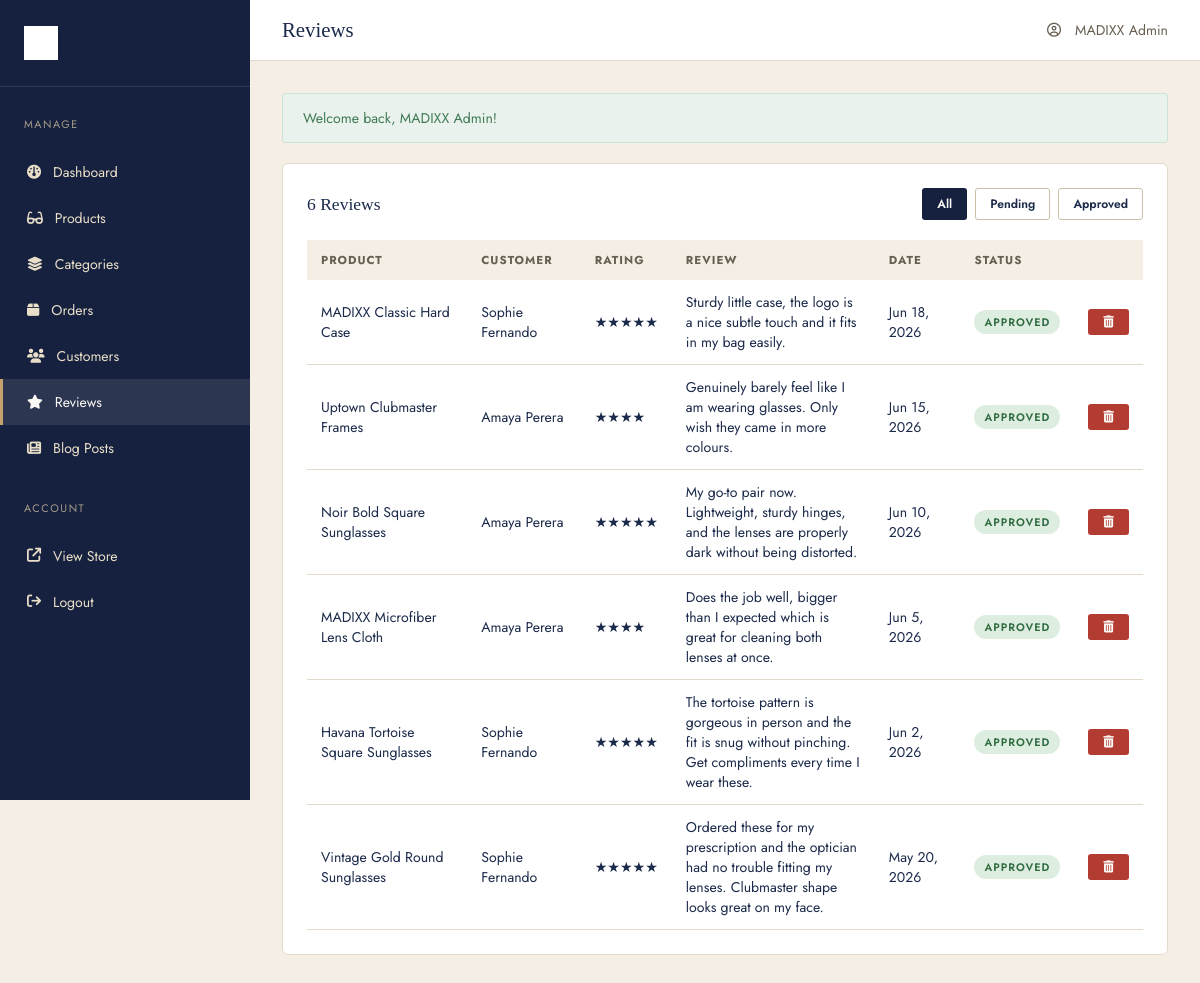
Screenshot of /admin/reviews.php (signed in) with the database file from the repository.
### tables this page shows
CREATE TABLE users (
  id INT UNSIGNED AUTO_INCREMENT PRIMARY KEY,
  name VARCHAR(150) NOT NULL,
  email VARCHAR(190) NOT NULL,
  phone VARCHAR(30) DEFAULT NULL,
  password VARCHAR(255) NOT NULL,
  role ENUM('customer','admin') NOT NULL DEFAULT 'customer',
  status ENUM('active','disabled') NOT NULL DEFAULT 'active',
  created_at TIMESTAMP DEFAULT CURRENT_TIMESTAMP,
  updated_at TIMESTAMP DEFAULT CURRENT_TIMESTAMP ON UPDATE CURRENT_TIMESTAMP,
  UNIQUE KEY uniq_email (email),
  INDEX idx_role (role)
);

CREATE TABLE reviews (
  id INT UNSIGNED AUTO_INCREMENT PRIMARY KEY,
  user_id INT UNSIGNED NOT NULL,
  product_id INT UNSIGNED NOT NULL,
  rating TINYINT UNSIGNED NOT NULL,
  review TEXT NOT NULL,
  status ENUM('pending','approved') NOT NULL DEFAULT 'pending',
  created_at TIMESTAMP DEFAULT CURRENT_TIMESTAMP,
  UNIQUE KEY uniq_user_product_review (user_id, product_id),
  INDEX idx_status (status),
  INDEX idx_product (product_id),
  CONSTRAINT fk_reviews_user FOREIGN KEY (user_id) REFERENCES users(id) ON DELETE CASCADE,
  CONSTRAINT fk_reviews_product FOREIGN KEY (product_id) REFERENCES products(id) ON DELETE CASCADE,
  CONSTRAINT chk_rating CHECK (rating BETWEEN 1 AND 5)
);

CREATE TABLE products (
  id INT UNSIGNED AUTO_INCREMENT PRIMARY KEY,
  category_id INT UNSIGNED NOT NULL,
  name VARCHAR(200) NOT NULL,
  slug VARCHAR(220) NOT NULL,
  sku VARCHAR(60) NOT NULL,
  description TEXT,
  short_description VARCHAR(500),
  brand VARCHAR(100) NOT NULL DEFAULT 'MADIXX',
  product_type VARCHAR(100) DEFAULT NULL,
  skin_type VARCHAR(100) DEFAULT NULL,
  price DECIMAL(10,2) NOT NULL,
  sale_price DECIMAL(10,2) DEFAULT NULL,
  stock INT UNSIGNED NOT NULL DEFAULT 0,
  image VARCHAR(255) DEFAULT NULL,
  ingredients TEXT,
  benefits TEXT,
  how_to_use TEXT,
  rating DECIMAL(2,1) NOT NULL DEFAULT 0,
  review_count INT UNSIGNED NOT NULL DEFAULT 0,
  is_featured TINYINT(1) NOT NULL DEFAULT 0,
  is_bestseller TINYINT(1) NOT NULL DEFAULT 0,
  is_new TINYINT(1) NOT NULL DEFAULT 0,
  status ENUM('active','draft') NOT NULL DEFAULT 'active',
  created_at TIMESTAMP DEFAULT CURRENT_TIMESTAMP,
  updated_at TIMESTAMP DEFAULT CURRENT_TIMESTAMP ON UPDATE CURRENT_TIMESTAMP,
  UNIQUE KEY uniq_slug (slug),
  UNIQUE KEY uniq_sku (sku),
  INDEX idx_category (category_id),
  INDEX idx_featured (is_featured),
  INDEX idx_bestseller (is_bestseller),
  INDEX idx_new (is_new),
  INDEX idx_status (status),
  INDEX idx_price (price),
  FULLTEXT INDEX idx_search (name, short_description, brand, product_type),
  CONSTRAINT fk_products_category FOREIGN KEY (category_id) REFERENCES categories(id) ON DELETE RESTRICT
);

### includes/functions.php (called while the page is built, shortened)
<?php
function e(?string $value): string
{
    return htmlspecialchars($value ?? '', ENT_QUOTES, 'UTF-8');
}
function base_url(string $path = ''): string
{
    return BASE_URL . ltrim($path, '/');
}
function get_flashes(): array
{
    $flashes = $_SESSION['flash'] ?? [];
    return $flashes;
}

### includes/auth.php (called while the page is built, shortened)
<?php
function is_logged_in(): bool
{
    return !empty($_SESSION['user_id']);
}
function current_user_id(): ?int
{
    return isset($_SESSION['user_id']) ? (int) $_SESSION['user_id'] : null;
}
function current_user(): ?array
{
    $stmt = db()->prepare('SELECT id, name, email, phone, role, status, created_at FROM users WHERE id = :id');
    $stmt->execute(['id' => current_user_id()]);
    $user = $stmt->fetch();
    return $cached = ($user ?: null);
}

### config/database.php (called while the page is built, shortened)
<?php
function db(): PDO
{
    static $pdo = null;
    if ($pdo === null) {
        $dsn = 'mysql:host=' . DB_HOST . ';dbname=' . DB_NAME . ';charset=' . DB_CHARSET;
        $options = [
            PDO::ATTR_ERRMODE            => PDO::ERRMODE_EXCEPTION,
            PDO::ATTR_DEFAULT_FETCH_MODE => PDO::FETCH_ASSOC,
            PDO::ATTR_EMULATE_PREPARES   => false,
        ];
        try {
            $pdo = new PDO($dsn, DB_USER, DB_PASS, $options);
        } catch (PDOException $e) {
            error_log('MADIXX DB connection failed: ' . $e->getMessage());
            http_response_code(500);
            die('We are experiencing a technical issue. Please try again shortly.');
        }
    }
    return $pdo;
}

### admin/reviews.php (the view, shortened to what this page needs)
<?php
$pdo = db();
$status = trim((string) ($_GET['status'] ?? ''));
$where = $status !== '' ? 'WHERE r.status = :status' : '';
$sql = "SELECT r.*, u.name AS customer_name, p.name AS product_name, p.slug AS product_slug
        FROM reviews r JOIN users u ON u.id = r.user_id JOIN products p ON p.id = r.product_id
        $where ORDER BY r.created_at DESC";
$stmt = $pdo->prepare($sql);
if ($status !== '') {
    $stmt->execute(['status' => $status]);
} else {
    $stmt->execute();
}
$reviews = $stmt->fetchAll();
$pageTitle = 'Reviews';
$activeAdminPage = 'reviews';
require __DIR__ . '/includes/admin-header.php';
?>
<div class="admin-card">
  <div class="admin-card-head">
    <h3 style="margin:0;"><?= count($reviews) ?> Reviews</h3>
    <div style="display:flex;gap:8px;">
      <a href="<?= e(base_url('admin/reviews.php')) ?>" class="btn btn-sm <?= $status === '' ? 'btn-primary' : 'btn-outline' ?>">All</a>
      <a href="<?= e(base_url('admin/reviews.php?status=pending')) ?>" class="btn btn-sm <?= $status === 'pending' ? 'btn-primary' : 'btn-outline' ?>">Pending</a>
      <a href="<?= e(base_url('admin/reviews.php?status=approved')) ?>" class="btn btn-sm <?= $status === 'approved' ? 'btn-primary' : 'btn-outline' ?>">Approved</a>
    </div>
  </div>
  <div class="admin-table-wrap">
    <table class="admin-table">
      <thead><tr><th>Product</th><th>Customer</th><th>Rating</th><th>Review</th><th>Date</th><th>Status</th><th></th></tr></thead>
      <tbody>
        <?php foreach ($reviews as $r): ?>
        <tr>
          <td><a href="<?= e(base_url('product.php?slug=' . $r['product_slug'])) ?>" target="_blank"><?= e($r['product_name']) ?></a></td>
          <td><?= e($r['customer_name']) ?></td>
          <td><?= str_repeat('★', (int) $r['rating']) ?></td>
          <td style="max-width:320px;"><?= e(mb_strimwidth($r['review'], 0, 140, '…')) ?></td>
          <td><?= e(date('M j, Y', strtotime($r['created_at']))) ?></td>
          <td><span class="status-pill status-<?= e($r['status']) ?>"><?= e(ucfirst($r['status'])) ?></span></td>
          <td>
            <div style="display:flex;gap:8px;">
              <form method="post" data-confirm="Delete this review?"><?= csrf_field() ?><input type="hidden" name="action" value="delete"><input type="hidden" name="review_id" value="<?= (int) $r['id'] ?>">
                <button type="submit" class="btn btn-danger btn-sm"><i class="fa-solid fa-trash-can"></i></button>
              </form>
            </div>
          </td>
        </tr>
        <?php endforeach; ?>
      </tbody>
    </table>
  </div>
</div>
<?php require __DIR__ . '/includes/admin-footer.php'; ?>

### admin/includes/admin-header.php (shortened to what this page needs)
<?php
$adminUser = current_user();
$navItems = [
    'dashboard'  => ['label' => 'Dashboard', 'icon' => 'fa-gauge', 'url' => 'admin/index.php'],
    'products'   => ['label' => 'Products', 'icon' => 'fa-glasses', 'url' => 'admin/products.php'],
    'categories' => ['label' => 'Categories', 'icon' => 'fa-layer-group', 'url' => 'admin/categories.php'],
    'orders'     => ['label' => 'Orders', 'icon' => 'fa-box', 'url' => 'admin/orders.php'],
    'customers'  => ['label' => 'Customers', 'icon' => 'fa-users', 'url' => 'admin/customers.php'],
    'reviews'    => ['label' => 'Reviews', 'icon' => 'fa-star', 'url' => 'admin/reviews.php'],
    'blog'       => ['label' => 'Blog Posts', 'icon' => 'fa-newspaper', 'url' => 'admin/blog.php'],
];
?><!DOCTYPE html>
<html lang="en">
<head>
<link rel="stylesheet" href="https://cdnjs.cloudflare.com/ajax/libs/font-awesome/6.5.2/css/all.min.css">
<link rel="stylesheet" href="<?= e(base_url('assets/css/admin.css')) ?>">
</head>
<body>
<div class="admin-shell">
  <aside class="admin-sidebar" id="adminSidebar">
    <a href="<?= e(base_url('admin/index.php')) ?>" class="logo"><img src="<?= e(base_url('assets/images/logo.png')) ?>" alt="MADIXX" style="height:34px;width:auto;filter:brightness(0) invert(1);"></a>
    <nav class="admin-nav">
      <p class="nav-section">Manage</p>
      <?php foreach ($navItems as $key => $item): ?>
      <a href="<?= e(base_url($item['url'])) ?>" class="<?= ($activeAdminPage ?? '') === $key ? 'active' : '' ?>">
        <i class="fa-solid <?= e($item['icon']) ?>"></i> <?= e($item['label']) ?>
      </a>
      <?php endforeach; ?>
      <p class="nav-section">Account</p>
      <a href="<?= e(base_url('index.php')) ?>" target="_blank"><i class="fa-solid fa-arrow-up-right-from-square"></i> View Store</a>
      <a href="<?= e(base_url('admin/logout.php')) ?>"><i class="fa-solid fa-arrow-right-from-bracket"></i> Logout</a>
    </nav>
  </aside>
  <div class="admin-main">
    <div class="admin-topbar">
      <h1><?= e($pageTitle ?? 'Dashboard') ?></h1>
      <div class="admin-topbar-user">
        <i class="fa-regular fa-circle-user"></i> <?= e($adminUser['name'] ?? 'Admin') ?>
      </div>
    </div>
    <div class="admin-content">
      <?php foreach (get_flashes() as $f): ?>
      <div class="flash flash-<?= e($f['type']) ?>"><?= e($f['message']) ?></div>
      <?php endforeach; ?>

### admin/includes/admin-footer.php (shortened to what this page needs)
    </div>
  </div>
</div>
</body>
</html>

### assets/css/admin.css (style rules this page uses)
:root { --color-ivory: #FBF9F5; --color-cream: #F4EEE4; --color-blush: #EFE6D7; --color-dusty-rose: #C6A06D; --color-dusty-rose-dark: #A67F4C; --color-champagne: #E9DFC8; --color-champagne-dark: #CBAD7B; --color-espresso: #16213F; --color-charcoal: #0E1730; --color-white: #FFFFFF; --text-dark: #1B2A4A; --text-muted: #675F52; --text-light: #A79C8A; --border-soft: #E3DACB; --border-strong: #CDBFA6; --success: #3F7A54; --error: #B23B32; --font-heading: 'Playfair Display', Georgia, serif; --font-body: 'Jost', 'Helvetica Neue', Arial, sans-serif; --radius-sm: 3px; --radius-md: 6px; --sidebar-width: 250px; }
* { box-sizing: border-box; }
body { margin: 0; font-family: var(--font-body); background: var(--color-cream); color: var(--text-dark); font-size: 15px; }
h1, h2, h3, h4 { font-family: var(--font-heading); font-weight: 500; margin: 0 0 0.4em; }
a { color: inherit; text-decoration: none; }
img { max-width: 100%; display: block; }
.admin-shell { display: flex; min-height: 100vh; }
.admin-sidebar { width: var(--sidebar-width); background: var(--color-espresso); color: var(--color-champagne); flex-shrink: 0; position: sticky; top: 0; height: 100vh; overflow-y: auto; }
.admin-sidebar .logo { display: block; padding: 26px 24px; font-family: var(--font-heading); font-size: 1.3rem; letter-spacing: 3px; color: var(--color-ivory); border-bottom: 1px solid rgba(237,231,219,0.12); }
.admin-nav a { display: flex; align-items: center; gap: 12px; padding: 13px 24px; font-size: 0.88rem; color: var(--color-champagne); border-left: 3px solid transparent; }
.admin-nav a.active { background: rgba(237,231,219,0.1); border-left-color: var(--color-dusty-rose); color: var(--color-ivory); }
.admin-nav .nav-section { padding: 18px 24px 6px; font-size: 0.68rem; letter-spacing: 1.5px; text-transform: uppercase; color: var(--text-light); }
.admin-main { flex: 1; min-width: 0; }
.admin-topbar { display: flex; justify-content: space-between; align-items: center; padding: 18px 32px; background: var(--color-white); border-bottom: 1px solid var(--border-soft); position: sticky; top: 0; z-index: 10; }
.admin-topbar h1 { font-size: 1.3rem; margin: 0; }
.admin-topbar-user { display: flex; align-items: center; gap: 14px; font-size: 0.88rem; color: var(--text-muted); }
.admin-content { padding: 32px; }
.admin-card { background: var(--color-white); border: 1px solid var(--border-soft); border-radius: var(--radius-md); padding: 24px; margin-bottom: 24px; }
.admin-card-head { display: flex; justify-content: space-between; align-items: center; margin-bottom: 20px; flex-wrap: wrap; gap: 12px; }
.admin-table-wrap { overflow-x: auto; }
.admin-table { width: 100%; border-collapse: collapse; font-size: 0.88rem; }
.admin-table th { text-align: left; padding: 12px 14px; background: var(--color-cream); font-size: 0.72rem; letter-spacing: 1px; text-transform: uppercase; color: var(--text-muted); white-space: nowrap; }
.admin-table td { padding: 12px 14px; border-bottom: 1px solid var(--border-soft); vertical-align: middle; }
.btn { display: inline-flex; align-items: center; gap: 6px; padding: 10px 20px; font-size: 0.82rem; font-weight: 600; border-radius: var(--radius-sm); border: 1px solid transparent; cursor: pointer; }
.btn-primary { background: var(--color-espresso); color: var(--color-ivory); }
.btn-outline { background: transparent; border-color: var(--border-strong); color: var(--text-dark); }
.btn-danger { background: var(--error); color: var(--color-ivory); }
.btn-sm { padding: 6px 14px; font-size: 0.76rem; }
.status-pill { font-size: 0.68rem; text-transform: uppercase; letter-spacing: 1px; padding: 4px 10px; border-radius: 20px; font-weight: 600; display: inline-block; }
.status-approved { background: #DDEEE0; color: #2F6B41; }
.flash { padding: 14px 20px; border-radius: var(--radius-sm); font-size: 0.88rem; margin-bottom: 20px; }
.flash-success { background: #EAF2ED; color: var(--success); border: 1px solid #CDE3D5; }

### rows the page displays
users: name "MADIXX Admin"
reviews: product.name "MADIXX Classic Hard Case", user.name "Sophie Fernando", rating "★★★★★", review "Sturdy little case, the logo is a nice subtle touch and it fits in my bag easily.", created_at "Jun 18, 2026", status "APPROVED"
reviews: product.name "Uptown Clubmaster Frames", user.name "Amaya Perera", rating "★★★★", review "Genuinely barely feel like I am wearing glasses. Only wish they came in more colours.", created_at "Jun 15, 2026", status "APPROVED"
reviews: product.name "Noir Bold Square Sunglasses", user.name "Amaya Perera", rating "★★★★★", review "My go-to pair now. Lightweight, sturdy hinges, and the lenses are properly dark without being distorted.", created_at "Jun 10, 2026", status "APPROVED"
reviews: product.name "MADIXX Microfiber Lens Cloth", user.name "Amaya Perera", rating "★★★★", review "Does the job well, bigger than I expected which is great for cleaning both lenses at once.", created_at "Jun 5, 2026", status "APPROVED"
reviews: product.name "Havana Tortoise Square Sunglasses", user.name "Sophie Fernando", rating "★★★★★", review "The tortoise pattern is gorgeous in person and the fit is snug without pinching. Get compliments every time I wear these.", created_at "Jun 2, 2026", status "APPROVED"
reviews: product.name "Vintage Gold Round Sunglasses", user.name "Sophie Fernando", rating "★★★★★", review "Ordered these for my prescription and the optician had no trouble fitting my lenses. Clubmaster shape looks great on my face.", created_at "May 20, 2026", status "APPROVED"

### other values shown
$item['label'] "Dashboard"
$item['label'] "Products"
$item['label'] "Categories"
$item['label'] "Orders"
$item['label'] "Customers"
$item['label'] "Reviews"
$item['label'] "Blog Posts"
$pageTitle "Reviews"
$f['message'] "Welcome back, MADIXX Admin!"
count($reviews) "6"
